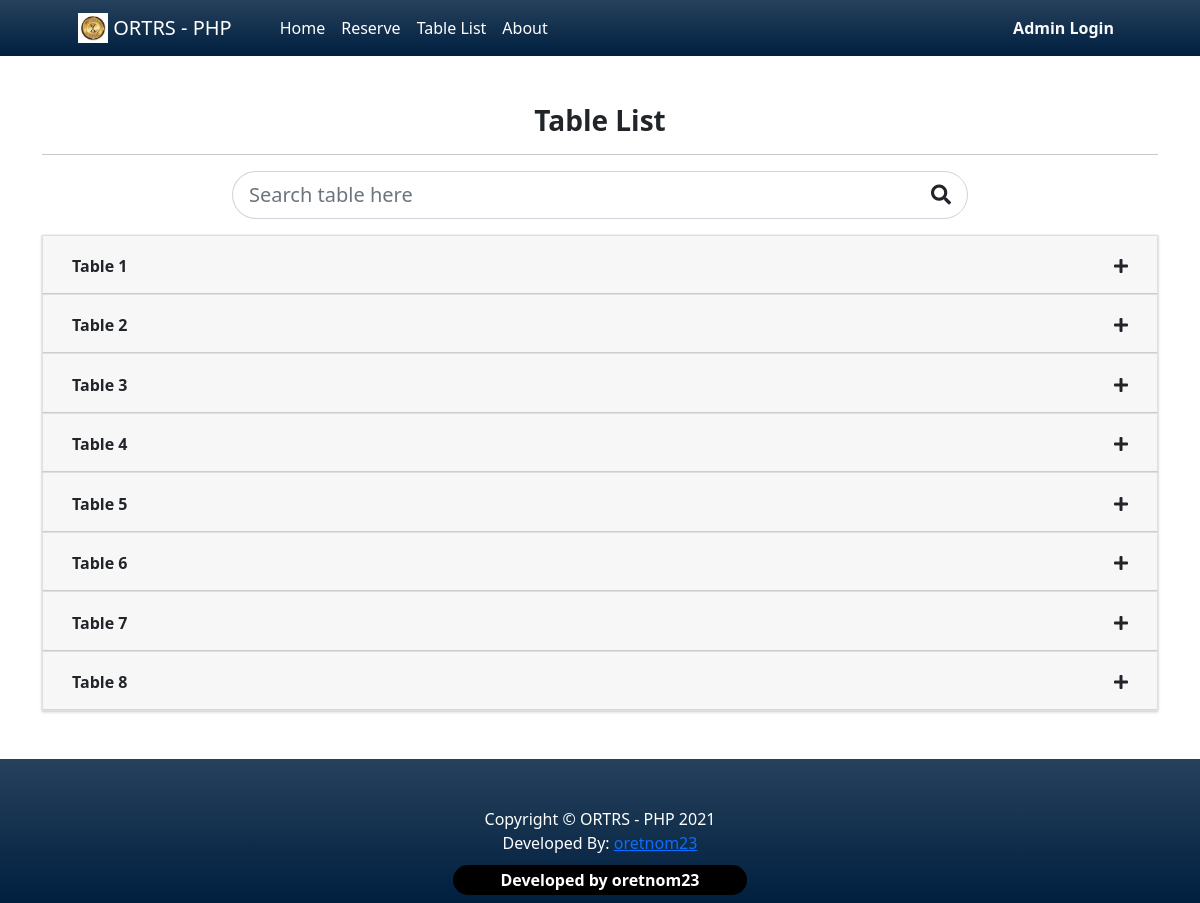
/?p=tables, run on the app's committed database.
### tables this page shows
CREATE TABLE `table_list` (
  `id` int(30) NOT NULL,
  `name` text NOT NULL,
  `description` text NOT NULL,
  `status` tinyint(1) NOT NULL DEFAULT 1,
  `delete_flag` tinyint(1) NOT NULL DEFAULT 0,
  `date_created` datetime NOT NULL DEFAULT current_timestamp(),
  `date_updated` datetime NOT NULL DEFAULT current_timestamp() ON UPDATE current_timestamp()
);

### classes/DBConnection.php (called while the page is built, shortened)
<?php
class DBConnection{
    private $host = DB_SERVER;
    private $username = DB_USERNAME;
    private $password = DB_PASSWORD;
    private $database = DB_NAME;
    public $conn;
    public function __construct(){
        if (!isset($this->conn)) {
            $this->conn = new mysqli($this->host, $this->username, $this->password, $this->database);
        }
    }
}
?>

### classes/SystemSettings.php (called while the page is built, shortened)
<?php
class SystemSettings extends DBConnection{
	function info($field=''){
		if(!empty($field)){
			if(isset($_SESSION['system_info'][$field]))
				return $_SESSION['system_info'][$field];
			else
				return false;
		}else{
			return false;
		}
	}
}
$_settings = new SystemSettings();
?>

### config.php (called while the page is built, shortened)
<?php
require_once('classes/DBConnection.php');
require_once('classes/SystemSettings.php');
function validate_image($file){
	if(!empty($file)){
        $ex = explode("?",$file);
        $file = $ex[0];
        $ts = isset($ex[1]) ? "?".$ex[1] : '';
		if(is_file(base_app.$file)){
			return base_url.$file.$ts;
		}else{
			return base_url.'dist/img/no-image-available.png';
		}
	}else{
		return base_url.'dist/img/no-image-available.png';
	}
}
?>

### tables/index.php (the view, shortened to what this page needs)
<div class="section py-5">
    <div class="container">
        <h3 class="text-center"><b>Table List</b></h3>
        <hr>
        <div class="row justify-content-center">
            <div class="col-lg-8 col-md-10 col-sm-12 col-sm-12 mb-3">
                <div class="input-group input-group-lg" id="search-field">
                    <input type="search" class="form-control form-control-lg  rounded-pill" aria-label="Search table Field" id="search" placeholder="Search table here">
                    <div class="input-group-append">
                        <span class="input-group-text rounded-pill bg-transparent"><i class="fa fa-search"></i></span>
                    </div>
                </div>
            </div>
        </div>
        <div class="accordion" id="tableAccordion">
            <?php
            $tables = $conn->query("SELECT * FROM `table_list` where delete_flag = 0 and `status` = 1 order by `name` asc");
            while($row = $tables->fetch_assoc()):
            ?>
            <div class="card mb-0 rounded-0">
                <div class="card-header" id="table<?= $row['id'] ?>">
                    <h2 class="mb-0">
                        <button class="btn btn-block text-left font-weight-bolder" type="button" data-toggle="collapse" data-target="#collapse<?= $row['id'] ?>" aria-expanded="false" aria-controls="collapse<?= $row['id'] ?>">
                        <div class="d-flex w-100 align-items-center justify-content-between">
                            <?= $row['name'] ?>
                            <i class="fa fa-plus font-size-3 collapse-icon"></i>
                        </div>
                        </button>
                    </h2>
                </div>
            </div>
            <?php endwhile; ?>
        </div>
    </div>
</div>

### index.php (shortened to what this page needs)
<?php require_once('config.php'); ?>
<!DOCTYPE html>
<html lang="en">
<?php require_once('inc/header.php') ?>
<body>
<?php require_once('inc/topBarNav.php') ?>
<?php $page = isset($_GET['p']) ? $_GET['p'] : 'home';  ?>
<?php
    if(!file_exists($page.".php") && !is_dir($page)){
        include '404.html';
    }else{
    if(is_dir($page))
        include $page.'/index.php';
    else
        include $page.'.php';
    }
?>
<?php require_once('inc/footer.php') ?>
</body>
</html>

### inc/header.php (shortened to what this page needs)
<head>
    <link rel="stylesheet" href="<?php echo base_url ?>plugins/fontawesome-free/css/all.min.css">
    <link rel="stylesheet" href="<?php echo base_url ?>plugins/tempusdominus-bootstrap-4/css/tempusdominus-bootstrap-4.min.css">
  <link rel="stylesheet" href="<?php echo base_url ?>plugins/datatables-bs4/css/dataTables.bootstrap4.min.css">
  <link rel="stylesheet" href="<?php echo base_url ?>plugins/datatables-responsive/css/responsive.bootstrap4.min.css">
  <link rel="stylesheet" href="<?php echo base_url ?>plugins/datatables-buttons/css/buttons.bootstrap4.min.css">
  <link rel="stylesheet" href="<?php echo base_url ?>plugins/select2/css/select2.min.css">
  <link rel="stylesheet" href="<?php echo base_url ?>plugins/select2-bootstrap4-theme/select2-bootstrap4.min.css">
    <link rel="stylesheet" href="<?php echo base_url ?>plugins/icheck-bootstrap/icheck-bootstrap.min.css">
    <link rel="stylesheet" href="<?php echo base_url ?>plugins/jqvmap/jqvmap.min.css">
    <link rel="stylesheet" href="<?php echo base_url ?>dist/css/adminlte.css">
    <link rel="stylesheet" href="<?php echo base_url ?>dist/css/custom.css">
    <link rel="stylesheet" href="<?php echo base_url ?>assets/css/styles.css">
    <link rel="stylesheet" href="<?php echo base_url ?>plugins/overlayScrollbars/css/OverlayScrollbars.min.css">
    <link rel="stylesheet" href="<?php echo base_url ?>plugins/daterangepicker/daterangepicker.css">
    <link rel="stylesheet" href="<?php echo base_url ?>plugins/summernote/summernote-bs4.min.css">
  <link rel="stylesheet" href="<?php echo base_url ?>plugins/sweetalert2-theme-bootstrap-4/bootstrap-4.min.css">
  </head>

### inc/topBarNav.php (shortened to what this page needs)
<nav class="navbar navbar-expand-lg navbar-dark bg-gradient-navy">
            <div class="container px-4 px-lg-5 ">
                <a class="navbar-brand" href="./">
                <img src="<?php echo validate_image($_settings->info('logo')) ?>" width="30" height="30" class="d-inline-block align-top" alt="" loading="lazy">
                <?php echo $_settings->info('short_name') ?>
                </a>
                <div class="collapse navbar-collapse" id="navbarSupportedContent">
                    <ul class="navbar-nav me-auto mb-2 mb-lg-0 ms-lg-4">
                        <li class="nav-item"><a class="nav-link text-white" aria-current="page" href="./">Home</a></li>
                        <li class="nav-item"><a class="nav-link text-white" aria-current="page" href="./?p=reservation">Reserve</a></li>
                        <li class="nav-item"><a class="nav-link text-white" aria-current="page" href="./?p=tables">Table List</a></li>
                        <li class="nav-item"><a class="nav-link text-white" href="./?p=about">About</a></li>
                    </ul>
                    <div class="d-flex align-items-center">
                        <a class="font-weight-bolder text-light mx-2 text-decoration-none" href="./admin">Admin Login</a>
                    </div>
                </div>
            </div>
        </nav>

### inc/footer.php (shortened to what this page needs)
<footer class="py-5 bg-gradient-navy">
            <div class="container">
              <p class="m-0 text-center text-white">Copyright &copy; <?php echo $_settings->info('short_name') ?> 2021</p>
              <p class="m-0 text-center text-white">Developed By: <a href="mailto:oretnom23@gmail.com">oretnom23</a></p>
          </div>
        </footer>

### tables/index.php (style rules this page uses)
#search-field .form-control.rounded-pill { border-top-right-radius:0 !important; border-bottom-right-radius:0 !important; border-right:none !important }
#search-field .input-group-text.rounded-pill { border-top-left-radius:0 !important; border-bottom-left-radius:0 !important; border-right:left !important }

### data on the page
table_list: name "Table 1"
table_list: name "Table 2"
table_list: name "Table 3"
table_list: name "Table 4"
table_list: name "Table 5"
table_list: name "Table 6"
table_list: name "Table 7"
table_list: name "Table 8"

### other printed values
$_settings->info('short_name') "ORTRS - PHP"
